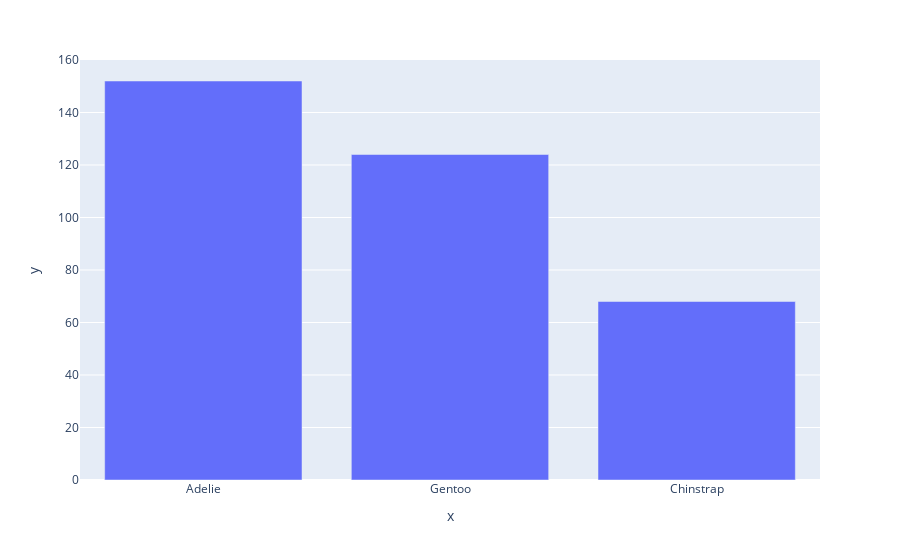

The cell this chart's notebook holds for it:
### Code cell
# Create a bar chart with Plotly Express

# Using the penguins dataframe
# Count the occurrences of each species in the 'species' column,
# and get the unique species names as the index and their respective counts as values
species_counts = penguins.species.value_counts()

# Create a bar chart using px.bar
# x: Set the x-axis values to the unique species names
# y: Set the y-axis values to the counts of each species
fig = px.bar(penguins, x=species_counts.index, y=species_counts.values)

# Show the interactive bar chart
fig.show()

### Figure 1 — Plotly figure (JSON) as saved in the notebook; plotly's stock layout.template omitted (floating-point values rounded to 4 significant figures)
{"data": [{"alignmentgroup": "True", "hovertemplate": "x=%{x}<br>y=%{y}<extra></extra>", "legendgroup": "", "marker": {"color": "#636efa", "pattern": {"shape": ""}}, "name": "", "offsetgroup": "", "orientation": "v", "showlegend": false, "textposition": "auto", "type": "bar", "x": ["Adelie", "Gentoo", "Chinstrap"], "xaxis": "x", "y": [152, 124, 68], "yaxis": "y"}], "layout": {"barmode": "relative", "legend": {"tracegroupgap": 0}, "margin": {"t": 60}, "xaxis": {"anchor": "y", "domain": [0, 1], "title": {"text": "x"}}, "yaxis": {"anchor": "x", "domain": [0, 1], "title": {"text": "y"}}}}
